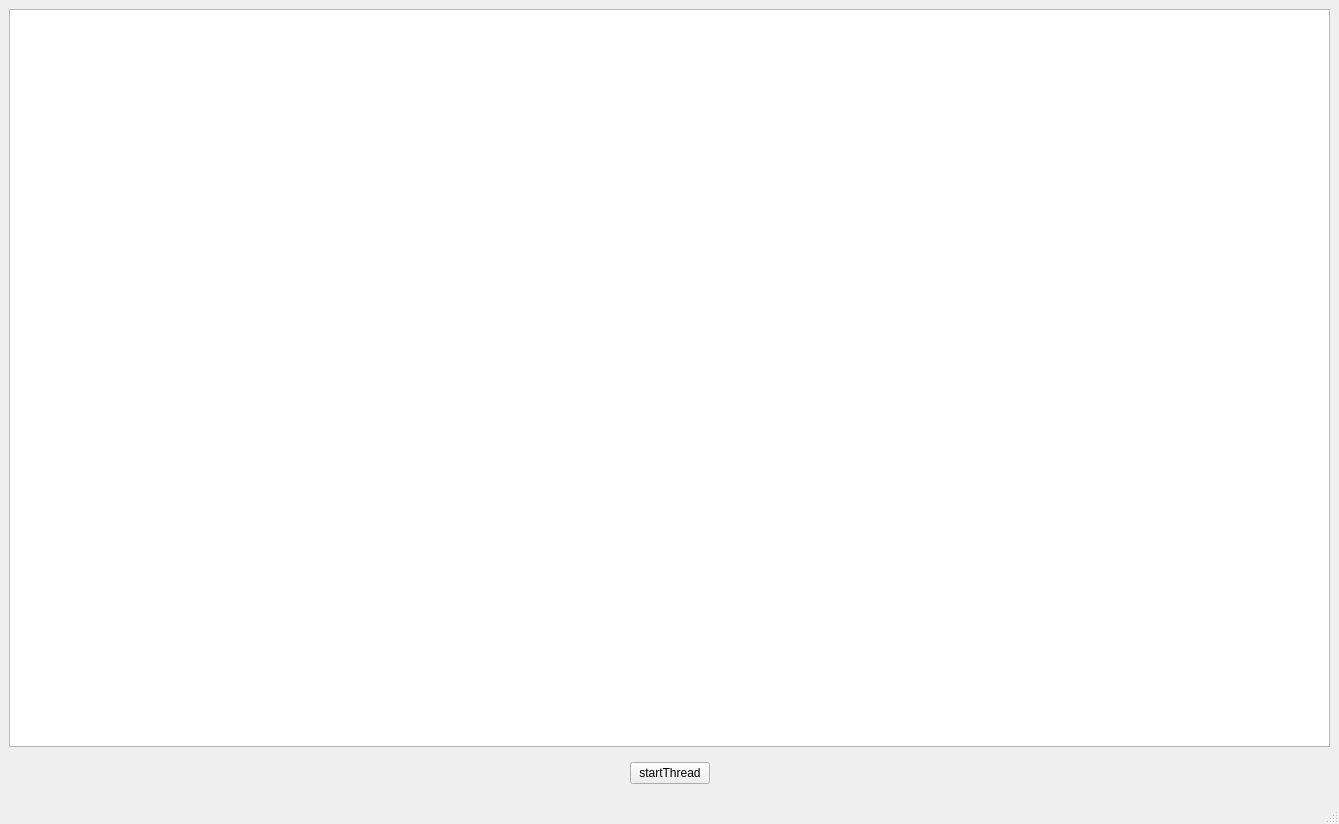
<?xml version="1.0" encoding="UTF-8"?>
<ui version="4.0">
 <class>MainWindow</class>
 <widget class="QMainWindow" name="MainWindow">
  <property name="geometry">
   <rect>
    <x>0</x>
    <y>0</y>
    <width>1339</width>
    <height>824</height>
   </rect>
  </property>
  <property name="windowTitle">
   <string>MainWindow</string>
  </property>
  <widget class="QWidget" name="centralwidget">
   <layout class="QVBoxLayout" name="verticalLayout">
    <item>
     <widget class="QTextBrowser" name="textBrowser"/>
    </item>
    <item>
     <widget class="QWidget" name="widget" native="true">
      <layout class="QHBoxLayout" name="horizontalLayout">
       <item>
        <spacer name="horizontalSpacer">
         <property name="orientation">
          <enum>Qt::Horizontal</enum>
         </property>
         <property name="sizeHint" stdset="0">
          <size>
           <width>40</width>
           <height>20</height>
          </size>
         </property>
        </spacer>
       </item>
       <item>
        <widget class="QPushButton" name="pushButton">
         <property name="text">
          <string>startThread</string>
         </property>
        </widget>
       </item>
       <item>
        <spacer name="horizontalSpacer_2">
         <property name="orientation">
          <enum>Qt::Horizontal</enum>
         </property>
         <property name="sizeHint" stdset="0">
          <size>
           <width>40</width>
           <height>20</height>
          </size>
         </property>
        </spacer>
       </item>
      </layout>
     </widget>
    </item>
   </layout>
  </widget>
  <widget class="QMenuBar" name="menubar">
   <property name="geometry">
    <rect>
     <x>0</x>
     <y>0</y>
     <width>1339</width>
     <height>23</height>
    </rect>
   </property>
  </widget>
  <widget class="QStatusBar" name="statusbar"/>
 </widget>
 <resources/>
 <connections/>
</ui>
